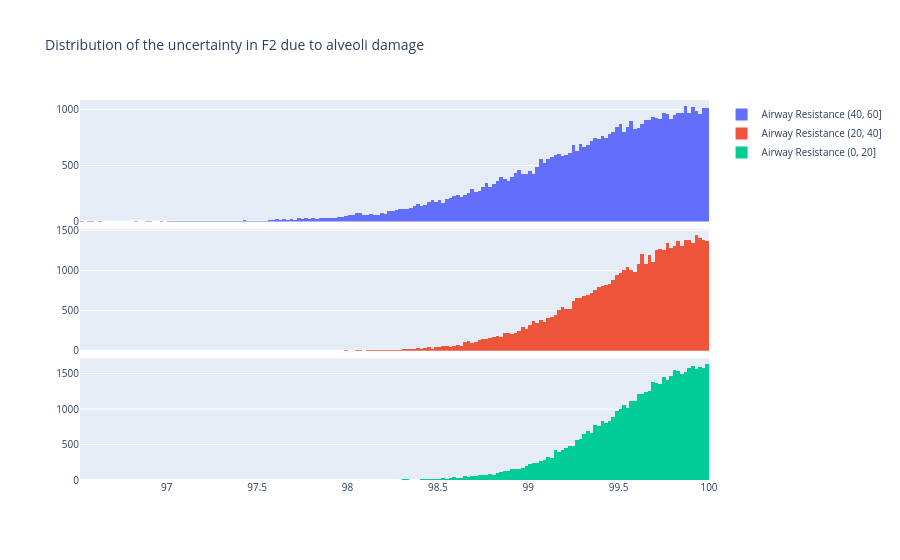

Write notebook code for a chart like this one.
### Code cell
# Create subplot with 3 rows
fig = make_subplots(
    rows=3, cols=1, shared_xaxes=True, vertical_spacing=0.02
)

# For each group compute the std up and down
for i in np.arange(1, 4):
    print(f"Group {group_labels[i]}")
    o2sat_group = df[df["AR group"] == group_labels[i]][O2_col]
    o2sat_group_up = o2sat_group[o2sat_group > 100]
    o2sat_group_down = o2sat_group[o2sat_group <= 100]
    # Print std for both
    print(f"Std up: {o2sat_group_up.std()}")
    print(f"Std down: {o2sat_group_down.std()}")
    # Print diff
    diff = o2sat_group_down.std() - o2sat_group_up.std()
    print(f"Std diff: {diff}")

    # Generate 1000 points from normal distribution with mean 100 and std diff
    sample = np.random.normal(100, diff, 100000)
    # Remove samples above 100
    sample = sample[sample <= 100]
    # Add to plot
    fig.add_trace(
        go.Histogram(
            x=sample,
            name=f"Airway Resistance {group_labels[i]}",
            # Bin size of 1
            xbins=dict(start=75, end=110, size=0.02),
        ),
        row=i,
        col=1,
    )

title = f"Distribution of the uncertainty in F2 due to alveoli damage"
fig.update_layout(
    title=title,
    font=dict(size=10),
)
fig.update_xaxes(
    title_text="Uncertainty due to alveoli damage",
    row=len(group_labels) - 1,
    col=1,
)

fig.show()

### Figure 1 — Plotly figure (JSON) as saved in the notebook; plotly's stock layout.template omitted (floating-point values rounded to 4 significant figures; data arrays with more than 128 entries replaced by an {"elided": "..."} marker saying what was removed)
{"data": [{"name": "Airway Resistance (40, 60]", "type": "histogram", "x": {"elided": "50290 float values"}, "xaxis": "x", "xbins": {"end": 110, "size": 0.02, "start": 75}, "yaxis": "y"}, {"name": "Airway Resistance (20, 40]", "type": "histogram", "x": {"elided": "49928 float values"}, "xaxis": "x2", "xbins": {"end": 110, "size": 0.02, "start": 75}, "yaxis": "y2"}, {"name": "Airway Resistance (0, 20]", "type": "histogram", "x": {"elided": "49996 float values"}, "xaxis": "x3", "xbins": {"end": 110, "size": 0.02, "start": 75}, "yaxis": "y3"}], "layout": {"font": {"size": 10}, "title": {"text": "Distribution of the uncertainty in F2 due to alveoli damage"}, "xaxis": {"anchor": "y", "domain": [0, 1], "matches": "x3", "showticklabels": false}, "xaxis2": {"anchor": "y2", "domain": [0, 1], "matches": "x3", "showticklabels": false}, "xaxis3": {"anchor": "y3", "domain": [0, 1]}, "yaxis": {"anchor": "x", "domain": [0.68, 1]}, "yaxis2": {"anchor": "x2", "domain": [0.34, 0.66]}, "yaxis3": {"anchor": "x3", "domain": [0, 0.32]}}}
